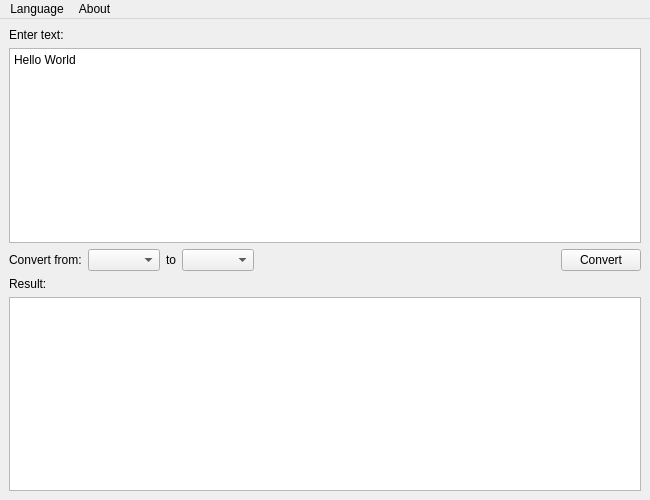
<?xml version="1.0" encoding="UTF-8"?>
<ui version="4.0">
 <class>MainWindow</class>
 <widget class="QMainWindow" name="MainWindow">
  <property name="geometry">
   <rect>
    <x>0</x>
    <y>0</y>
    <width>650</width>
    <height>500</height>
   </rect>
  </property>
  <property name="windowTitle">
   <string>Babel</string>
  </property>
  <widget class="QWidget" name="centralWidget">
   <layout class="QVBoxLayout" name="verticalLayout">
    <item>
     <widget class="QLabel" name="label">
      <property name="text">
       <string>Enter text:</string>
      </property>
     </widget>
    </item>
    <item>
     <widget class="QPlainTextEdit" name="inputEdit">
      <property name="plainText">
       <string>Hello World</string>
      </property>
     </widget>
    </item>
    <item>
     <layout class="QHBoxLayout" name="horizontalLayout">
      <item>
       <widget class="QLabel" name="label_2">
        <property name="text">
         <string>Convert from:</string>
        </property>
       </widget>
      </item>
      <item>
       <widget class="QComboBox" name="sourceComboBox"/>
      </item>
      <item>
       <widget class="QLabel" name="label_4">
        <property name="text">
         <string>to</string>
        </property>
       </widget>
      </item>
      <item>
       <widget class="QComboBox" name="targetComboBox"/>
      </item>
      <item>
       <spacer name="horizontalSpacer">
        <property name="orientation">
         <enum>Qt::Orientation::Horizontal</enum>
        </property>
        <property name="sizeHint" stdset="0">
         <size>
          <width>40</width>
          <height>20</height>
         </size>
        </property>
       </spacer>
      </item>
      <item>
       <widget class="QPushButton" name="convertButton">
        <property name="text">
         <string>Convert</string>
        </property>
       </widget>
      </item>
     </layout>
    </item>
    <item>
     <widget class="QLabel" name="label_3">
      <property name="text">
       <string>Result:</string>
      </property>
     </widget>
    </item>
    <item>
     <widget class="QPlainTextEdit" name="outputEdit">
      <property name="readOnly">
       <bool>true</bool>
      </property>
     </widget>
    </item>
   </layout>
  </widget>
  <widget class="QMenuBar" name="menuBar">
   <property name="geometry">
    <rect>
     <x>0</x>
     <y>0</y>
     <width>650</width>
     <height>17</height>
    </rect>
   </property>
   <widget class="QMenu" name="menuLanguage_2">
    <property name="title">
     <string>Language</string>
    </property>
    <addaction name="action"/>
    <addaction name="actionEnglish"/>
    <addaction name="actionSpanish"/>
    <addaction name="actionRussian"/>
    <addaction name="actionArabic"/>
   </widget>
   <widget class="QMenu" name="menuAbout">
    <property name="title">
     <string>About</string>
    </property>
    <addaction name="actionabout"/>
    <addaction name="actionTheUserWW"/>
   </widget>
   <addaction name="menuLanguage_2"/>
   <addaction name="menuAbout"/>
  </widget>
  <action name="actionabout">
   <property name="text">
    <string>About</string>
   </property>
  </action>
  <action name="actionTheUserWW">
   <property name="text">
    <string>TheUserWW</string>
   </property>
  </action>
  <action name="action">
   <property name="text">
    <string>简体中文</string>
   </property>
  </action>
  <action name="actionEnglish">
   <property name="text">
    <string>English</string>
   </property>
  </action>
  <action name="actionRussian">
   <property name="text">
    <string>Русский</string>
   </property>
  </action>
  <action name="actionArabic">
   <property name="text">
    <string>العربية</string>
   </property>
  </action>
  <action name="actionSpanish">
   <property name="text">
    <string>Español</string>
   </property>
  </action>
 </widget>
 <resources/>
 <connections/>
</ui>
